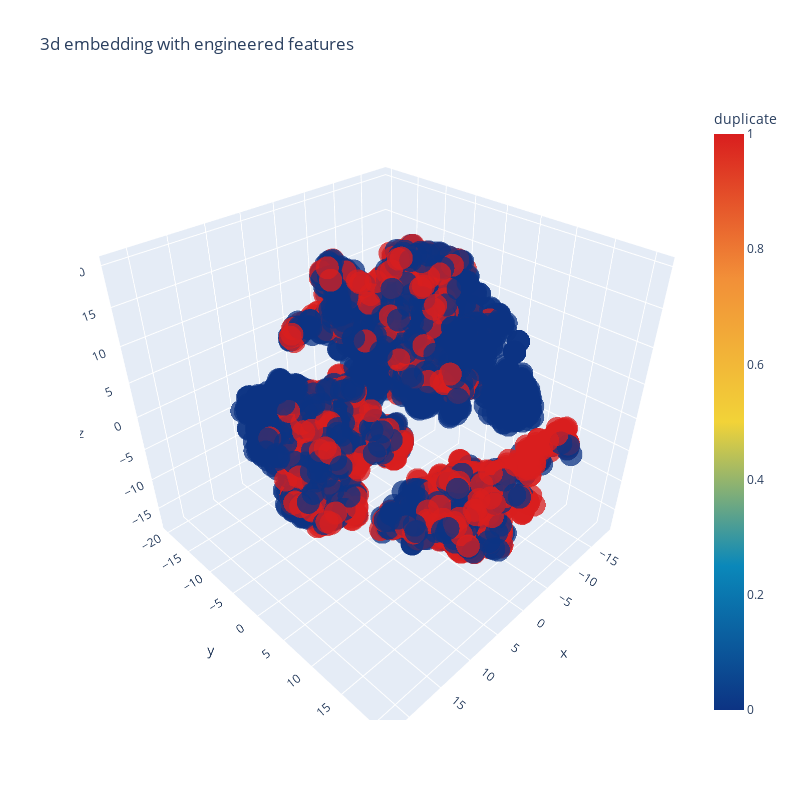

The notebook cell saved with this chart:
### Code cell
trace1 = go.Scatter3d(
    x = tsne3d[:,0],
    y = tsne3d[:,1],
    z = tsne3d[:,2],
    mode = 'markers',
    marker = dict(
        sizemode = 'diameter',
        color = y,
        colorscale = 'Portland',
        colorbar = dict(title = 'duplicate'),
        line=dict(color='rgb(255, 255, 255)'),
        opacity=0.75
    )
)

data = [trace1]
layout = dict(height=800, width=800, title='3d embedding with engineered features')
fig = dict(data=data, layout=layout)
py.iplot(fig, filename='3DBubble')

### Figure 1 — Plotly figure (JSON) as saved in the notebook; plotly's stock layout.template omitted (floating-point values rounded to 4 significant figures; data arrays with more than 128 entries replaced by an {"elided": "..."} marker saying what was removed)
{"data": [{"marker": {"color": {"elided": "5000 int values"}, "colorbar": {"title": {"text": "duplicate"}}, "colorscale": [[0, "rgb(12,51,131)"], [0.25, "rgb(10,136,186)"], [0.5, "rgb(242,211,56)"], [0.75, "rgb(242,143,56)"], [1, "rgb(217,30,30)"]], "line": {"color": "rgb(255, 255, 255)"}, "opacity": 0.75, "sizemode": "diameter"}, "mode": "markers", "type": "scatter3d", "x": {"elided": "5000 float values"}, "y": {"elided": "5000 float values"}, "z": {"elided": "5000 float values"}}], "layout": {"height": 800, "title": {"text": "3d embedding with engineered features"}, "width": 800}}
